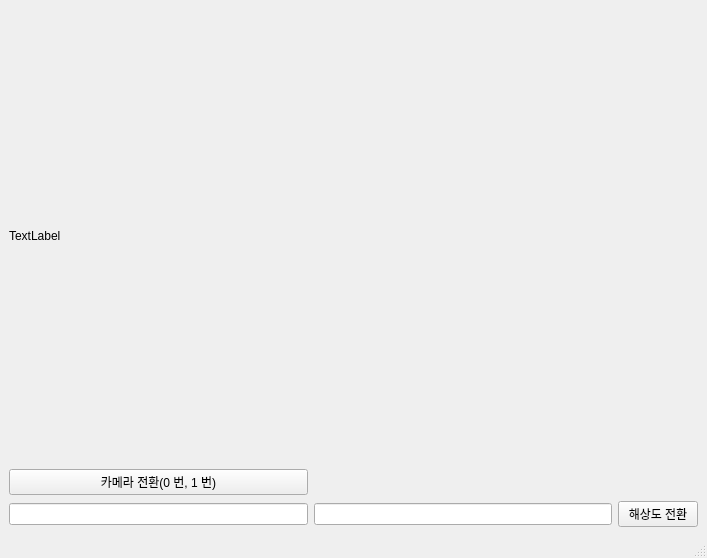
<?xml version="1.0" encoding="UTF-8"?>
<ui version="4.0">
 <class>MainWindow</class>
 <widget class="QMainWindow" name="MainWindow">
  <property name="geometry">
   <rect>
    <x>0</x>
    <y>0</y>
    <width>707</width>
    <height>558</height>
   </rect>
  </property>
  <property name="windowTitle">
   <string>MainWindow</string>
  </property>
  <widget class="QWidget" name="centralwidget">
   <layout class="QGridLayout" name="gridLayout">
    <item row="3" column="2">
     <widget class="QPushButton" name="set_resolution_button">
      <property name="text">
       <string>해상도 전환</string>
      </property>
     </widget>
    </item>
    <item row="3" column="0">
     <widget class="QLineEdit" name="width_edit"/>
    </item>
    <item row="1" column="0">
     <widget class="QPushButton" name="switch_button">
      <property name="text">
       <string>카메라 전환(0 번, 1 번)</string>
      </property>
     </widget>
    </item>
    <item row="3" column="1">
     <widget class="QLineEdit" name="height_edit"/>
    </item>
    <item row="0" column="0" colspan="2">
     <widget class="QLabel" name="image_label">
      <property name="text">
       <string>TextLabel</string>
      </property>
     </widget>
    </item>
   </layout>
  </widget>
  <widget class="QMenuBar" name="menubar">
   <property name="geometry">
    <rect>
     <x>0</x>
     <y>0</y>
     <width>707</width>
     <height>26</height>
    </rect>
   </property>
  </widget>
  <widget class="QStatusBar" name="statusbar"/>
 </widget>
 <resources/>
 <connections/>
</ui>
